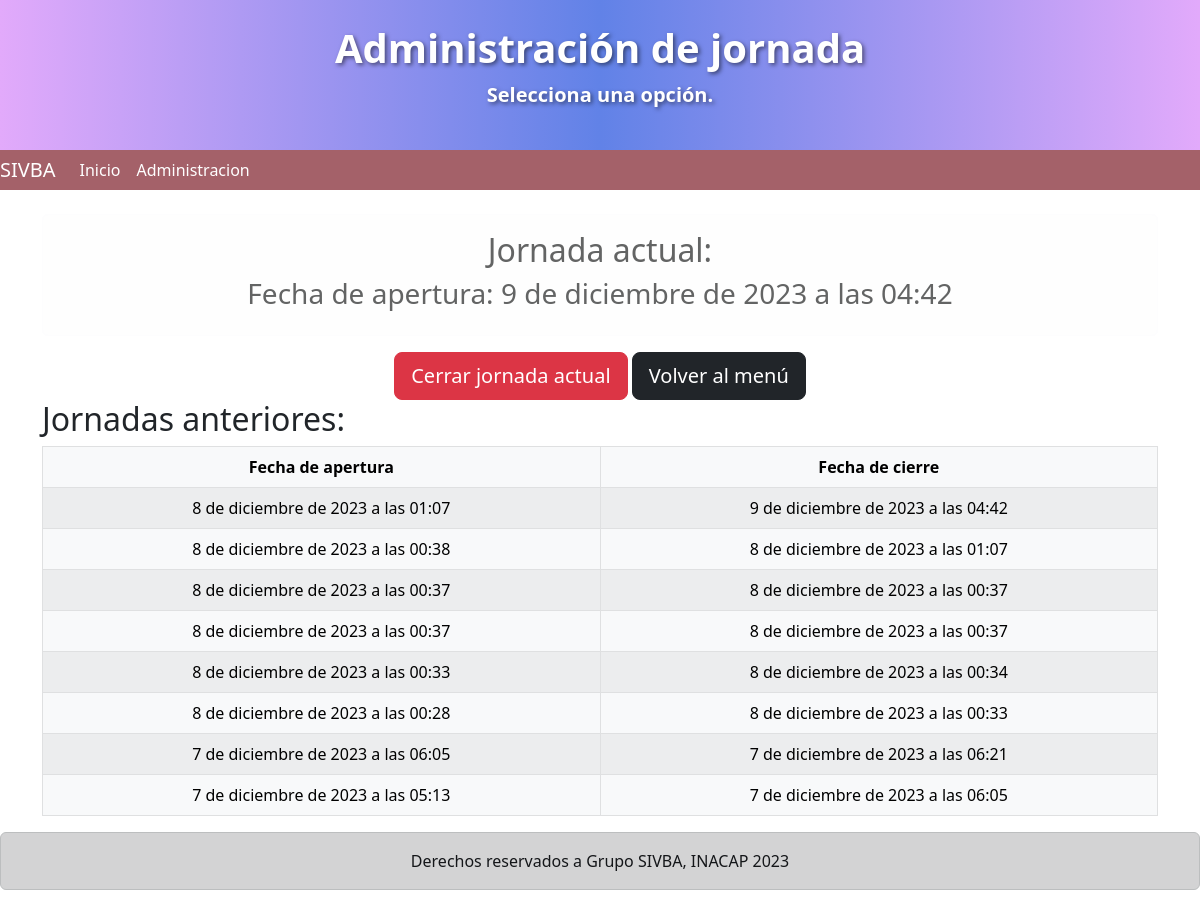
Page /jefe_de_ventas/read_jornadas/ (signed in) on the earlier database version.
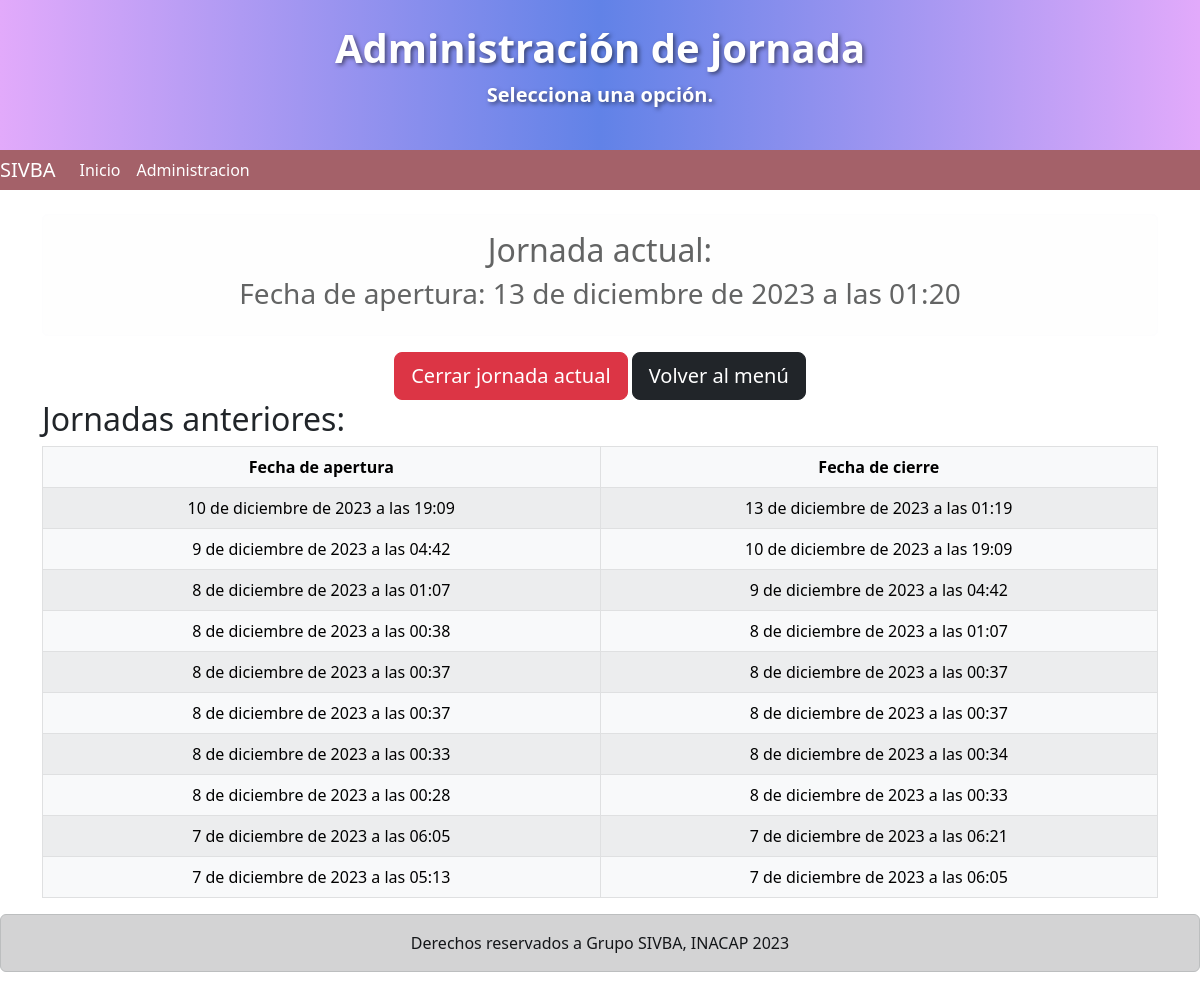
Same page on the later database version.
### bazarapp/models.py (models this page shows, shortened)
class Jornada(models.Model):
    estado = models.BooleanField(null=False, blank=False)
    fecha_inicio = models.DateTimeField(null=False, blank=False)
    fecha_cierre = models.DateTimeField(null=True, blank=True)

### bazarapp/views.py (the view)
# urls.py: path('jefe_de_ventas/read_jornadas/', views.read_jornadas, name='read_jornadas'),
@user_passes_test(es_jefe_de_ventas)
def read_jornadas(request):
    jornadas = Jornada.objects.all().order_by('-fecha_inicio')
    jornada_abierta = Jornada.objects.filter(estado=True).first()
    data = {'jornadas':jornadas, 'jornada_abierta':jornada_abierta}
    return render(request, 'jefe_de_ventas/jornadas/read_jornadas.html', data)

### bazarapp/views.py (called while the page is built)
def es_jefe_de_ventas(user):
    return user.groups.filter(name='Jefe de ventas').exists()

### templates/jefe_de_ventas/jornadas/read_jornadas.html (shortened to what this page needs)
<!DOCTYPE html>
<html lang="es">
    <head>
        <link
            href="https://cdn.jsdelivr.net/npm/bootstrap@5.2.1/dist/css/bootstrap.min.css"
            rel="stylesheet"
        />
        <link rel="stylesheet" href="https://cdn.jsdelivr.net/npm/bootstrap-icons@1.11.2/font/bootstrap-icons.min.css">
        </head>
        <body>
          <header>
            <div class="bg-dark text-white py-4 text-center gradient-bg">
              <h1 class="display-6">Administración de jornada</h1>
              <p class="lead">Selecciona una opción.</p>
            </div>
            <nav class="navbar navbar-expand-lg bg-body-tertiary">
              <div class="container-fluid-navbar d-flex align-items-center">
                <a class="navbar-brand" href="/">SIVBA</a>
                <div class="collapse navbar-collapse" id="navbarNav">
                  <ul class="navbar-nav">
                    <li class="nav-item">
                      <a class="nav-link active" aria-current="page" href="/">Inicio</a>
                    </li>
                    <li class="nav-item">
                      <a class="nav-link" href="/admin">Administracion</a>
                    </li>
                  </ul>
                </div>
              </div>
            </nav>
          </header>
        <main>
            <div class="container">
                <div class="alert alert-light mt-4 text-center" role="alert">
                    <h2>Jornada actual:</h2>
                    {% if jornada_abierta %}
                    <h3>Fecha de apertura: {{ jornada_abierta.fecha_inicio }}</h3>
                    {% else %}
                    <h3 class="text-danger">No hay jornada abierta</h3>
                    {% endif %}
                </div>
                <div class="text-center">
                    {% if not jornada_abierta %}
                    <a id="abrir-jornada-btn" href="/jefe_de_ventas/abrir_jornada/" class="btn btn-success btn-lg text-white">Abrir nueva jornada</a>
                    {% else %}
                    <a id="cerrar-jornada-btn" href="/jefe_de_ventas/cerrar_jornada/" class="btn btn-danger btn-lg text-white">Cerrar jornada actual</a>
                    {% endif %}
                    <a href="/jefe_de_ventas/" class="btn btn-dark btn-lg text-white">Volver al menú</a>
                </div>
                <h2>Jornadas anteriores:</h2>
                <table class="table table-striped table-bordered table-light">
                    <thead class="thead-dark text-center">
                        <tr>
                            <th>Fecha de apertura</th>
                            <th>Fecha de cierre</th>
                        </tr>
                    </thead>
                    <tbody class="text-center tbody-dark">
                        {% for j in jornadas %}
                        {% if j.estado == False %}
                        <tr>
                            <td>{{ j.fecha_inicio }}</td>
                            <td>{{ j.fecha_cierre }}</td>
                        </tr>
                        {% endif %}
                        {% endfor %}
                    </tbody>
                </table>
            </div>
        </main>
        <footer class='mt-3'>
            <div class="alert alert-dark text-center" role="alert">
            Derechos reservados a Grupo SIVBA, INACAP 2023
            </div>
        </footer>
    </body>
</html>

Differences in the rows shown:
added Jornada: fecha_inicio "13 de diciembre de 2023 a las 01:20"
added Jornada: fecha_inicio "10 de diciembre de 2023 a las 19:09", fecha_cierre "13 de diciembre de 2023 a las 01:19"
now on one of the page's lists (row edited): Jornada: fecha_inicio "9 de diciembre de 2023 a las 04:42", fecha_cierre "10 de diciembre de 2023 a las 19:09"
Other differences:
{{ jornada_abierta.fecha_inicio }}: "9 de diciembre de 2023 a las 04:42" → "13 de diciembre de 2023 a las 01:20"
